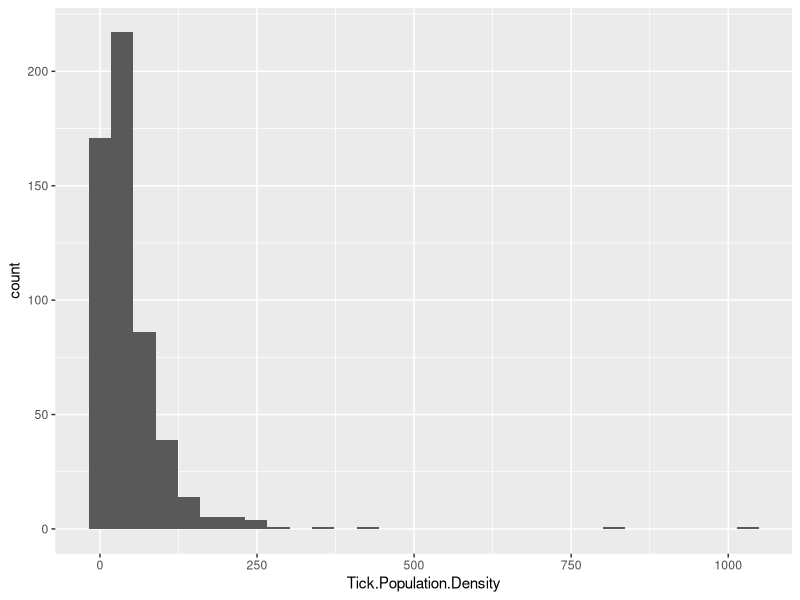
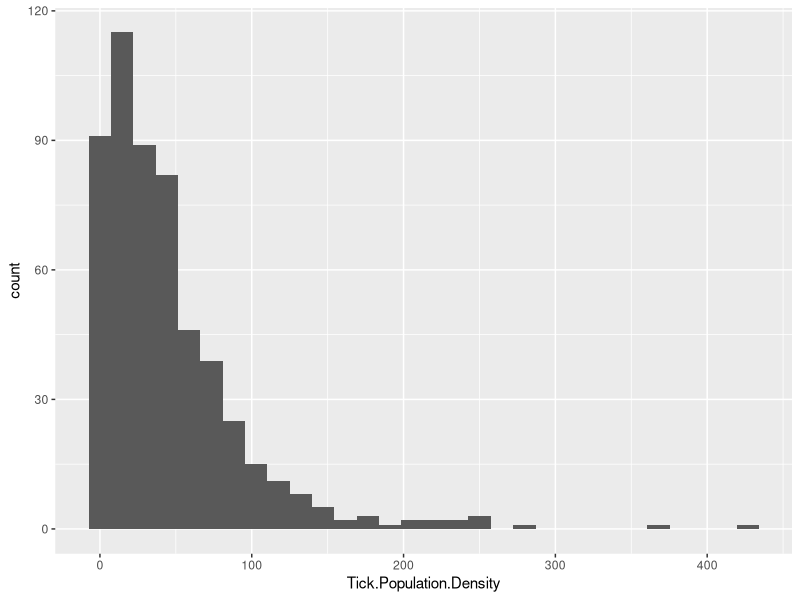
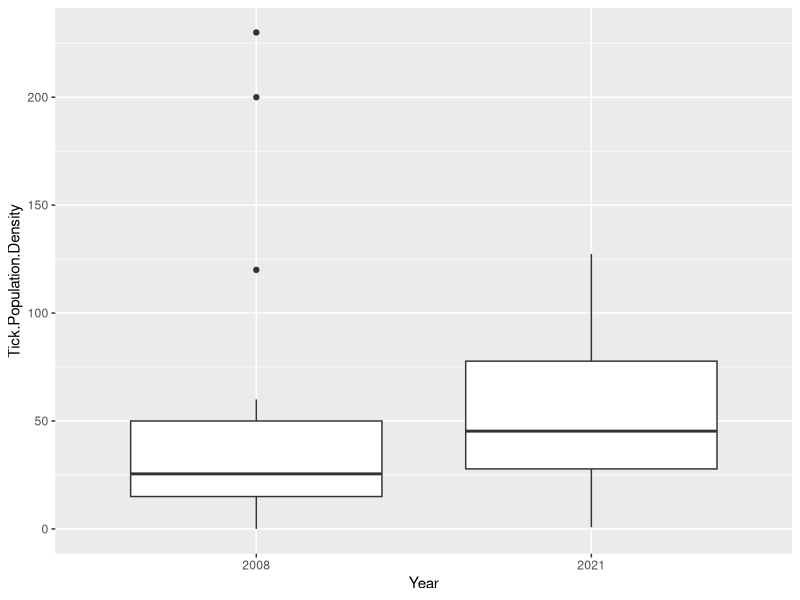
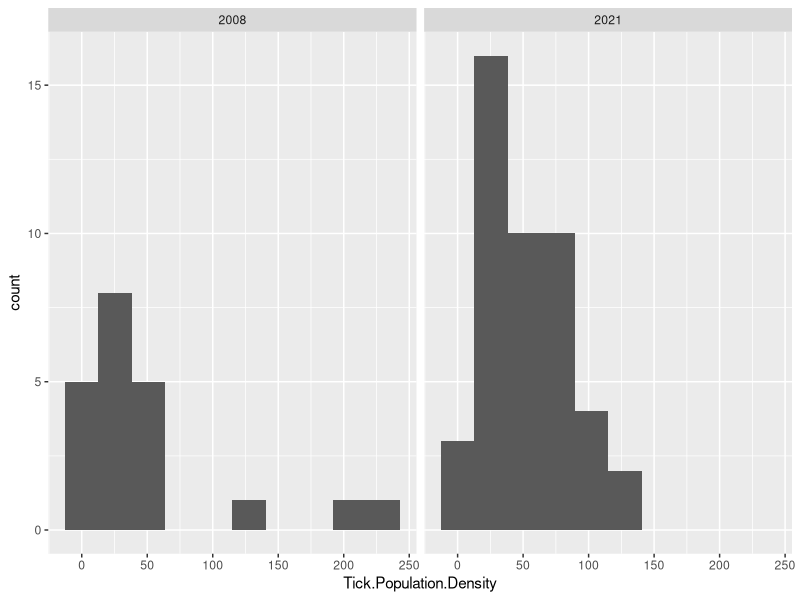
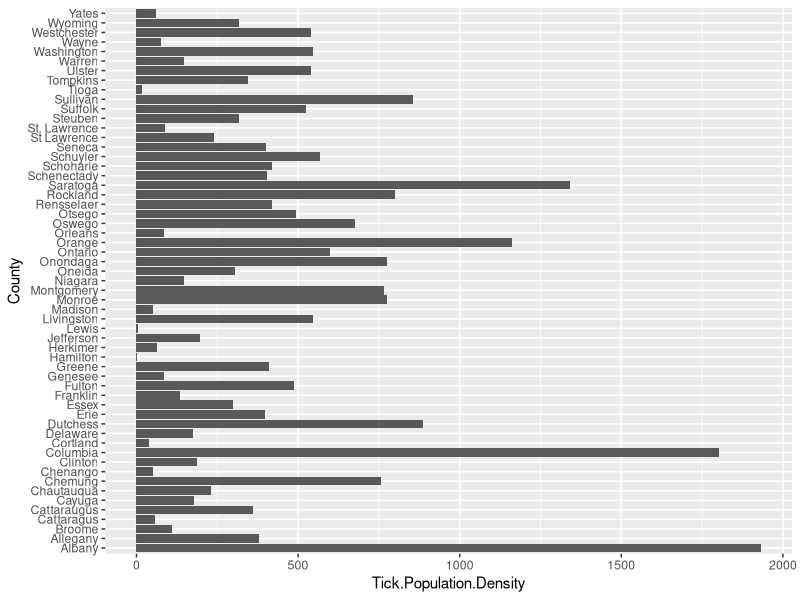
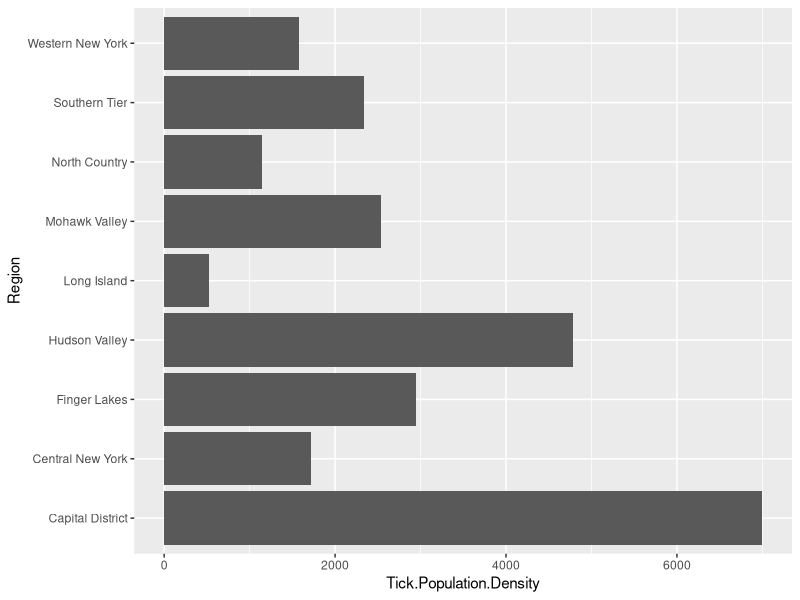
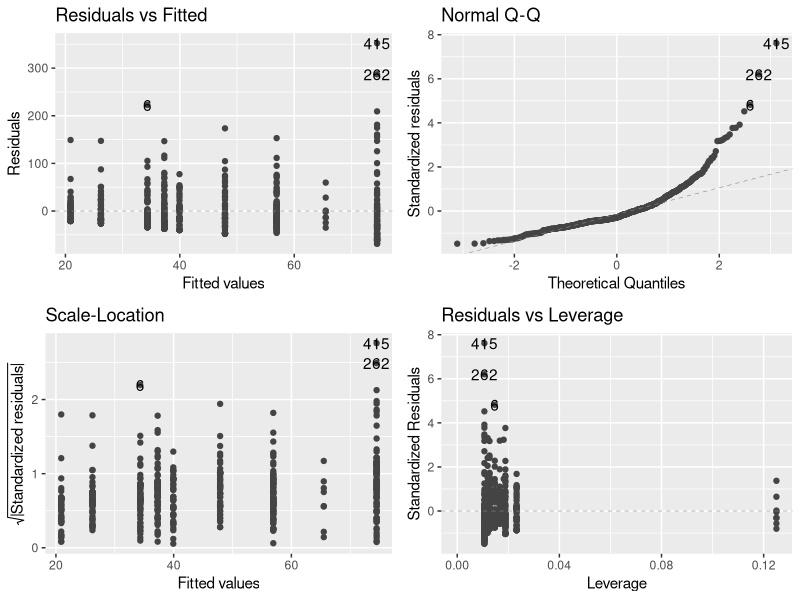
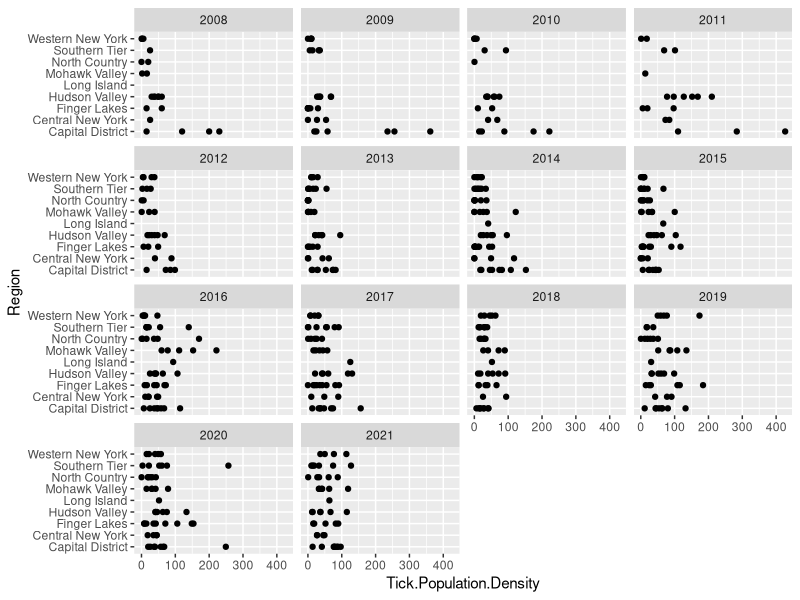

R code for these plots, in order:
## ---- chunk 1
knitr::opts_chunk$set(echo = TRUE, message=FALSE, warning=FALSE)
## ---- chunk 2
rm(list = ls())
library(tidyverse)
library(here)
library(ggfortify)
library(lubridate)
tick_adult <- read.csv(here("Data", "Deer_Tick_Surveillance__Adults__Oct_to_Dec__excluding_Powassan_virus__Beginning_2008.csv"))
## ---- chunk 3
head(tick_adult)
glimpse(tick_adult)
str(tick_adult)
## ---- chunk 4
tick_adult <- tick_adult %>% 
  rename(B.burgdorferi = "B..burgdorferi....",
         A.phagocytophilum = "A..phagocytophilum....",
         B.microti = "B..microti....",
         B.miyamotoi = "B..miyamotoi....") %>%
  mutate(County = as.factor(County),
         Year = as.factor(Year))
## ---- chunk 5
ggplot(data = tick_adult, aes(x = Tick.Population.Density)) +
  geom_histogram()
## ---- chunk 6
tick_adult <- tick_adult %>% filter(Tick.Population.Density < 750)
## ---- chunk 7
ggplot(data = tick_adult, aes(x = Tick.Population.Density)) +
  geom_histogram()
## ---- chunk 8
summary(tick_adult)
## ---- chunk 9
tick_adult_small <- tick_adult %>% filter(Year == "2008" | Year == "2021")
## ---- chunk 10
tick_adult_small_total <- tick_adult_small %>% group_by(Year) %>% summarise(mean_density = mean(Tick.Population.Density, na.rm = T))
## ---- chunk 11
ggplot(data = tick_adult_small, aes(x = Year, y = Tick.Population.Density)) +
  geom_boxplot()

ggplot(data = tick_adult_small, aes(x = Tick.Population.Density)) +
  geom_histogram(bins = 10) +
  facet_wrap(~Year)
## ---- chunk 12
year_ttest <- t.test(Tick.Population.Density ~ Year, data = tick_adult_small)
## ---- chunk 13
ggplot(data = tick_adult, aes(x = County, y = Tick.Population.Density)) +
  geom_col() +
  coord_flip()
## ---- chunk 14
tick_adult <- tick_adult %>% mutate(Region = case_when(
  County == "Suffolk" | County == "Nassau" ~ "Long Island",
  
  County == "Brooklyn" | County == "Bronx" | County == "Manhattan" | 
    County == "Staten Island" | County == "Queens" ~ "New York City",
  
  County == "Dutchess" | County == "Orange" | County == "Putnam" |
    County == "Rockland" | County == "Sullivan" | County == "Ulster" |
    County == "Westchester" ~ "Hudson Valley",
  
  County == "Niagara" | County == "Erie" | County == "Chautauqua" |
    County == "Cattaragus" | County == "Cattaraugus" | 
    County == "Allegany" ~ "Western New York",
  
  County == "Orleans" | County == "Genesee" | County == "Wyoming" |
    County == "Monroe" | County == "Livingston" | County == "Wayne" |
    County == "Ontario" | County == "Yates" | County == "Seneca" ~ "Finger Lakes",
  
  County == "Steuben" | County == "Schuyler" | County == "Chemung" | 
    County == "Tompkins" | County == "Tioga" | County == "Chenango" 
  | County == "Broome" | County == "Delaware" ~ "Southern Tier",
  
  County == "Cortland" | County == "Cayuga" | County == "Onondaga" | 
    County == "Oswego" | County == "Madison" ~ "Central New York",
  
  County == "St. Lawrence" | County == "St Lawrence" | County == "Lewis" | 
    County == "Jefferson" | County == "Hamilton" | County == "Essex" | 
    County == "Clinton" | County == "Franklin" ~ "North Country",
  
  County == "Oneida" | County == "Herkimer" | County == "Fulton" | 
    County == "Montgomery" | County == "Otsego" | 
    County == "Schoharie" ~ "Mohawk Valley",
  
  County == "Albany" | County == "Columbia" | County == "Greene" | 
    County == "Warren" | County == "Washington" | County == "Saratoga" | 
    County == "Schenectady" | County == "Rensselaer" ~ "Capital District"
))
## ---- chunk 15
ggplot(data = tick_adult, aes(x = Region, y = Tick.Population.Density)) +
  geom_col() +
  coord_flip()
## ---- chunk 16
region_mod <- lm(Tick.Population.Density ~ Region, data = tick_adult)
## ---- chunk 17
autoplot(region_mod, smooth.colour = NA)
## ---- chunk 18
region_mod_summary <- summary(region_mod)
region_anova <- anova(region_mod)
## ---- chunk 19
tick_adult_total <- tick_adult %>% group_by(Region, Year) %>% summarise(total_ticks_collected = sum(Total.Ticks.Collected))
## ---- chunk 20
ggplot(data = tick_adult, aes(x = Region, y = Tick.Population.Density)) +
  geom_point() +
  coord_flip() +
  facet_wrap(~Year)
## ---- chunk 21
tick_adult_small <- tick_adult %>% mutate(Region = case_when(
  County == "Suffolk" | County == "Nassau" ~ "Long Island",
  
  County == "Brooklyn" | County == "Bronx" | County == "Manhattan" | 
    County == "Staten Island" | County == "Queens" ~ "New York City",
  
  County == "Dutchess" | County == "Orange" | County == "Putnam" |
    County == "Rockland" | County == "Sullivan" | County == "Ulster" |
    County == "Westchester" ~ "Hudson Valley",
  
  County == "Niagara" | County == "Erie" | County == "Chautauqua" |
    County == "Cattaragus" | County == "Cattaraugus" | 
    County == "Allegany" ~ "Western New York",
  
  County == "Orleans" | County == "Genesee" | County == "Wyoming" |
    County == "Monroe" | County == "Livingston" | County == "Wayne" |
    County == "Ontario" | County == "Yates" | County == "Seneca" ~ "Finger Lakes",
  
  County == "Steuben" | County == "Schuyler" | County == "Chemung" | 
    County == "Tompkins" | County == "Tioga" | County == "Chenango" 
  | County == "Broome" | County == "Delaware" ~ "Southern Tier",
  
  County == "Cortland" | County == "Cayuga" | County == "Onondaga" | 
    County == "Oswego" | County == "Madison" ~ "Central New York",
  
  County == "St. Lawrence" | County == "St Lawrence" | County == "Lewis" | 
    County == "Jefferson" | County == "Hamilton" | County == "Essex" | 
    County == "Clinton" | County == "Franklin" ~ "North Country",
  
  County == "Oneida" | County == "Herkimer" | County == "Fulton" | 
    County == "Montgomery" | County == "Otsego" | 
    County == "Schoharie" ~ "Mohawk Valley",
  
  County == "Albany" | County == "Columbia" | County == "Greene" | 
    County == "Warren" | County == "Washington" | County == "Saratoga" | 
    County == "Schenectady" | County == "Rensselaer" ~ "Capital District"
))

tick_adult_small <- tick_adult_small %>% filter(Year == "2008" | Year == "2021")
## ---- chunk 22
full_mod <- glm(Tick.Population.Density ~ Region + Year + Region*Year, data = tick_adult_small)
summary(full_mod)
## ---- chunk 23
ggplot(data = tick_adult_small, aes(x = B.burgdorferi)) +
  geom_histogram() +
  facet_wrap(~Year)
## ---- chunk 24
bburg_ttest <- t.test(B.burgdorferi ~ Year, data = tick_adult_small)
## ---- chunk 25
ggplot(data = tick_adult_small, aes(x = A.phagocytophilum)) +
  geom_histogram() +
  facet_wrap(~Year)
## ---- chunk 26
aphago_ttest <- t.test(A.phagocytophilum ~ Year, data = tick_adult_small)
## ---- chunk 27
ggplot(data = tick_adult_small, aes(x = B.microti)) +
  geom_histogram() +
  facet_wrap(~Year)
## ---- chunk 28
bmicroti_ttest <- t.test(B.microti ~ Year, data = tick_adult_small)
## ---- chunk 29
tick_adult_small2 <- tick_adult %>% filter(Year == "2015" | Year == "2021")
ggplot(data = tick_adult_small2, aes(x = B.miyamotoi)) +
  geom_histogram() +
  facet_wrap(~Year)
## ---- chunk 30
bmiya_ttest <- t.test(B.miyamotoi ~ Year, data = tick_adult_small2)
